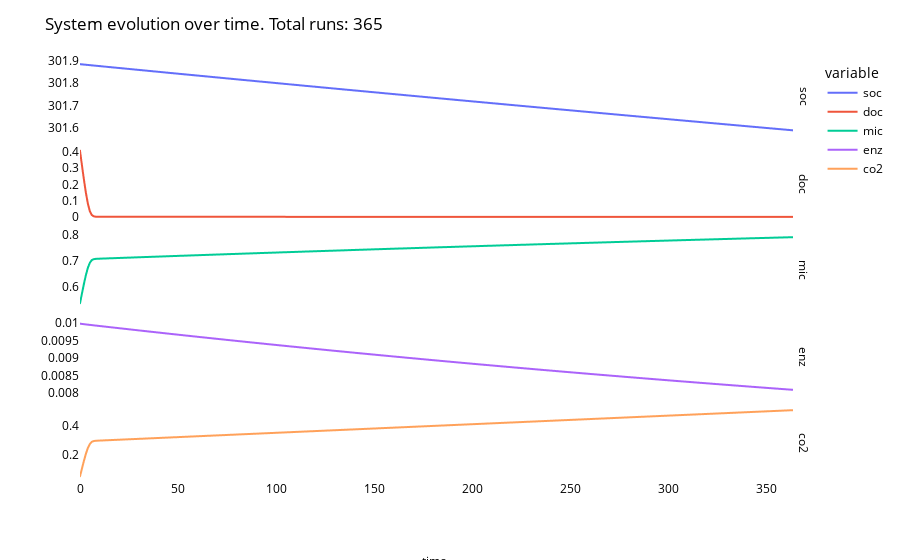

Write notebook code for a chart like this one.
### Code cell
# Running model on obtained predictions

def run_model_on_predictions(location, num_days):
    initial_sysvar = {
    "soc": 100,
    "doc": .5,
    "mic": .5,
    "temp": 20,
    "enz": 0.01,
    "co2":0
}

    my_model=ModelRunner(initial_sysvar)
    # get data from api
    soc_value = get_current_soc_value(location)
    soil_temp = get_soil_temp(location)
    future_soil_temp = get_temp_projection(location)
    delta_t = future_soil_temp - soil_temp

    # set initial soc and temp
    my_model.sysvar["soc"]= soc_value
    my_model.sysvar["temp"]= soil_temp
    # prepare dataframe
    num_days= num_days
    input_df = pd.DataFrame([{"dtemp": delta_t/num_days, "input_soc": 0.000001, "input_doc": 0.000001, }]*num_days)
    #run_computation
    for i,n in input_df.iterrows():
        my_model.compute_model(**n.to_dict(), verbose=False)

    fig=plot_model_history(pd.DataFrame(my_model.history).reset_index())
    return fig
#---
selected_point=(7.581966, 47.536962)
run_model_on_predictions(selected_point, 365)

### Figure 1 — Plotly figure (JSON) as saved in the notebook; plotly's stock layout.template omitted (floating-point values rounded to 4 significant figures; data arrays with more than 128 entries replaced by an {"elided": "..."} marker saying what was removed)
{"data": [{"hovertemplate": "variable=soc<br>index=%{x}<br>value=%{y}<extra></extra>", "legendgroup": "soc", "line": {"color": "#636efa", "dash": "solid"}, "marker": {"symbol": "circle"}, "mode": "lines", "name": "soc", "showlegend": true, "type": "scattergl", "x": {"elided": "365 int values"}, "xaxis": "x5", "y": {"elided": "365 float values"}, "yaxis": "y5"}, {"hovertemplate": "variable=doc<br>index=%{x}<br>value=%{y}<extra></extra>", "legendgroup": "doc", "line": {"color": "#EF553B", "dash": "solid"}, "marker": {"symbol": "circle"}, "mode": "lines", "name": "doc", "showlegend": true, "type": "scattergl", "x": {"elided": "365 int values"}, "xaxis": "x4", "y": {"elided": "365 float values"}, "yaxis": "y4"}, {"hovertemplate": "variable=mic<br>index=%{x}<br>value=%{y}<extra></extra>", "legendgroup": "mic", "line": {"color": "#00cc96", "dash": "solid"}, "marker": {"symbol": "circle"}, "mode": "lines", "name": "mic", "showlegend": true, "type": "scattergl", "x": {"elided": "365 int values"}, "xaxis": "x3", "y": {"elided": "365 float values"}, "yaxis": "y3"}, {"hovertemplate": "variable=enz<br>index=%{x}<br>value=%{y}<extra></extra>", "legendgroup": "enz", "line": {"color": "#ab63fa", "dash": "solid"}, "marker": {"symbol": "circle"}, "mode": "lines", "name": "enz", "showlegend": true, "type": "scattergl", "x": {"elided": "365 int values"}, "xaxis": "x2", "y": {"elided": "365 float values"}, "yaxis": "y2"}, {"hovertemplate": "variable=co2<br>index=%{x}<br>value=%{y}<extra></extra>", "legendgroup": "co2", "line": {"color": "#FFA15A", "dash": "solid"}, "marker": {"symbol": "circle"}, "mode": "lines", "name": "co2", "showlegend": true, "type": "scattergl", "x": {"elided": "365 int values"}, "xaxis": "x", "y": {"elided": "365 float values"}, "yaxis": "y"}], "layout": {"annotations": [{"showarrow": false, "text": "co2", "textangle": 90, "x": 0.98, "xanchor": "left", "xref": "paper", "y": 0.088, "yanchor": "middle", "yref": "paper"}, {"showarrow": false, "text": "enz", "textangle": 90, "x": 0.98, "xanchor": "left", "xref": "paper", "y": 0.294, "yanchor": "middle", "yref": "paper"}, {"showarrow": false, "text": "mic", "textangle": 90, "x": 0.98, "xanchor": "left", "xref": "paper", "y": 0.5, "yanchor": "middle", "yref": "paper"}, {"showarrow": false, "text": "doc", "textangle": 90, "x": 0.98, "xanchor": "left", "xref": "paper", "y": 0.706, "yanchor": "middle", "yref": "paper"}, {"showarrow": false, "text": "soc", "textangle": 90, "x": 0.98, "xanchor": "left", "xref": "paper", "y": 0.912, "yanchor": "middle", "yref": "paper"}, {"text": "time", "textangle": 0, "x": 0.5, "xref": "paper", "y": -0.3, "yref": "paper"}], "font": {"color": "rgba(0,0,0,255)"}, "geo": {"bgcolor": "rgba(255,255,255,255)"}, "legend": {"title": {"text": "variable"}, "tracegroupgap": 0}, "margin": {"t": 60}, "paper_bgcolor": "rgba(255,255,255,255)", "plot_bgcolor": "rgba(255,255,255,255)", "title": {"text": "System evolution over time. Total runs: 365"}, "xaxis": {"anchor": "y", "domain": [0, 0.98], "title": {"text": ""}}, "xaxis2": {"anchor": "y2", "domain": [0, 0.98], "matches": "x", "showticklabels": false, "title": {"text": ""}}, "xaxis3": {"anchor": "y3", "domain": [0, 0.98], "matches": "x", "showticklabels": false, "title": {"text": ""}}, "xaxis4": {"anchor": "y4", "domain": [0, 0.98], "matches": "x", "showticklabels": false, "title": {"text": ""}}, "xaxis5": {"anchor": "y5", "domain": [0, 0.98], "matches": "x", "showticklabels": false, "title": {"text": ""}}, "yaxis": {"anchor": "x", "domain": [0, 0.176], "title": {"text": ""}}, "yaxis2": {"anchor": "x2", "domain": [0.206, 0.382], "title": {"text": ""}}, "yaxis3": {"anchor": "x3", "domain": [0.412, 0.588], "title": {"text": ""}}, "yaxis4": {"anchor": "x4", "domain": [0.618, 0.794], "title": {"text": ""}}, "yaxis5": {"anchor": "x5", "domain": [0.824, 1], "title": {"text": ""}}}}
